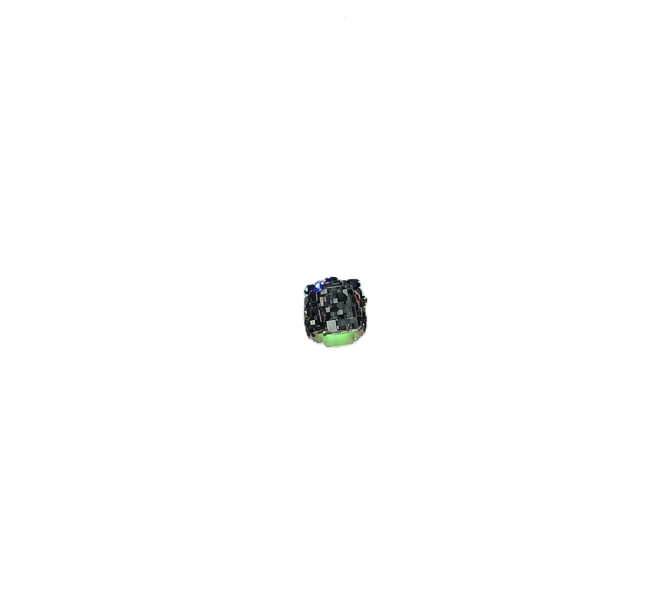
#> input picture robotarium_robot.png, 1320 x 1191 px (shown at 1/2 size)
$ python annotate_robotarium_robot.py
#> lines starting #> are read from the running program, lines starting #| are printed output that depends on the picture
from pathlib import Path

import matplotlib.pyplot as plt
from matplotlib.patches import Circle, FancyArrowPatch, Rectangle
from PIL import Image, ImageEnhance


def annotate_robotarium_robot(
    input_path="robotarium_robot.png",
    output_path="robotarium_robot_annotated.png",
):
#> called with input_path = 'robotarium_robot.png', output_path = 'robotarium_robot_annotated.png'
    image_path = Path(input_path)
    output_path = Path(output_path)

    image = Image.open(image_path).convert("RGB")
    image = ImageEnhance.Contrast(image).enhance(1.22)
    image = ImageEnhance.Brightness(image).enhance(1.04)

    width, height = image.size
#> width = 1320; height = 1191
    robot_center = (width * 0.499, height * 0.514)
#> robot_center = (658.7, 612.2)
    cell = width * 0.12
#> cell = 158.4
    robot_radius = cell * 0.44
#> robot_radius = 69.7
    collision_radius_cells = 1.5

    fig, ax = plt.subplots(figsize=(5.5, 5.5), dpi=300)
    ax.imshow(image)
    ax.set_xlim(0, width)
    ax.set_ylim(height, 0)
    ax.axis("off")

    grid_color = "#222222"
    x0 = robot_center[0] - 2.5 * cell
#> x0 = 262.7
    y0 = robot_center[1] - 2.5 * cell
#> y0 = 216.2
    for i in range(6):
        x = x0 + i * cell
        y = y0 + i * cell
        ax.plot([x, x], [y0, y0 + 5 * cell], color=grid_color, linewidth=1.25, alpha=0.78, zorder=2)
        ax.plot([x0, x0 + 5 * cell], [y, y], color=grid_color, linewidth=1.25, alpha=0.78, zorder=2)

    radius_cells = {
        "N": (robot_center[0] - cell / 2, robot_center[1] - 1.5 * cell),
        "W": (robot_center[0] - 1.5 * cell, robot_center[1] - cell / 2),
        "E": (robot_center[0] + cell / 2, robot_center[1] - cell / 2),
        "S": (robot_center[0] - cell / 2, robot_center[1] + cell / 2),
    }
    for x, y in radius_cells.values():
        ax.add_patch(
            Rectangle(
                (x, y),
                cell,
                cell,
                facecolor="#bfbfbf",
                edgecolor="black",
                linewidth=1.0,
                alpha=0.58,
                zorder=3,
            )
        )

    ax.add_patch(
        Circle(
            robot_center,
            collision_radius_cells * cell,
            facecolor="none",
            edgecolor="#cc0000",
            linewidth=2.2,
            alpha=0.9,
            zorder=5,
        )
    )

    action_style = dict(
        arrowstyle="-|>",
        color="black",
        linewidth=2.0,
        mutation_scale=14,
        zorder=6,
    )
    action_directions = {
        "N": (0, -1),
        "W": (-1, 0),
        "E": (1, 0),
        "S": (0, 1),
    }
    label_offsets = {
        "N": (0, -18, "center", "bottom"),
        "W": (-18, 0, "right", "center"),
        "E": (18, 0, "left", "center"),
        "S": (0, 18, "center", "top"),
    }
    for label, (dx, dy) in action_directions.items():
        start = (robot_center[0] + dx * robot_radius, robot_center[1] + dy * robot_radius)
        end = (robot_center[0] + dx * cell, robot_center[1] + dy * cell)
        ax.add_patch(
            FancyArrowPatch(
                start,
                end,
                **action_style,
            )
        )
        offset_x, offset_y, ha, va = label_offsets[label]
        ax.text(
            end[0] + offset_x,
            end[1] + offset_y,
            label,
            fontsize=11,
            fontweight="bold",
            color="black",
            ha=ha,
            va=va,
            zorder=6,
        )

    legend_x = x0 + 2.85 * cell
#> legend_x = 714.1
    legend_y = y0 + 0.18 * cell
#> legend_y = 244.7
    ax.add_patch(
        Rectangle(
            (legend_x - 10, legend_y - 10),
            228,
            116,
            facecolor="white",
            edgecolor="none",
            alpha=0.94,
            zorder=7,
        )
    )
    ax.add_patch(
        FancyArrowPatch(
            (legend_x, legend_y + 18),
            (legend_x + 48, legend_y + 18),
            arrowstyle="-|>",
            color="black",
            linewidth=1.3,
            mutation_scale=14,
            zorder=8,
        )
    )
    ax.text(legend_x + 62, legend_y + 18, "actions", fontsize=12, va="center", zorder=8)
    ax.add_patch(
        Rectangle(
            (legend_x, legend_y + 42),
            28,
            28,
            facecolor="#bfbfbf",
            edgecolor="black",
            linewidth=0.8,
            zorder=8,
        )
    )
    ax.text(legend_x + 62, legend_y + 56, "radius 1", fontsize=12, va="center", zorder=8)
    ax.add_patch(
        Circle(
            (legend_x + 14, legend_y + 92),
            14,
            facecolor="none",
            edgecolor="#cc0000",
            linewidth=1.6,
            zorder=8,
        )
    )
    ax.text(
        legend_x + 62,
        legend_y + 92,
        "collision r = 1",
        fontsize=12,
        va="center",
        zorder=8,
    )

    ax.text(
        x0 + 2.5 * cell,
        y0 + 5.14 * cell,
        "W",
        fontsize=16,
        ha="center",
        va="top",
        zorder=8,
    )
    ax.text(
        x0 - 0.28 * cell,
        y0 + 2.5 * cell,
        "H",
        fontsize=16,
        ha="center",
        va="center",
        rotation=90,
        zorder=8,
    )

    ax.set_xlim(x0 - 0.60 * cell, x0 + 5.40 * cell)
    ax.set_ylim(y0 + 5.42 * cell, y0 - 0.32 * cell)

    fig.savefig(output_path, bbox_inches="tight", pad_inches=0, facecolor="white")
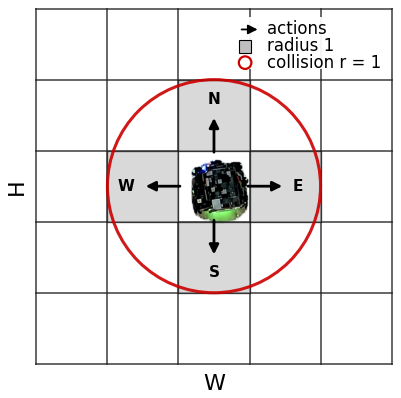
#> figure drawn by matplotlib, 1 panel
    plt.close(fig)
    return output_path


if __name__ == "__main__":
    annotate_robotarium_robot()

$ run again, with convergence_spiral_gradient.png copied over robotarium_robot.png
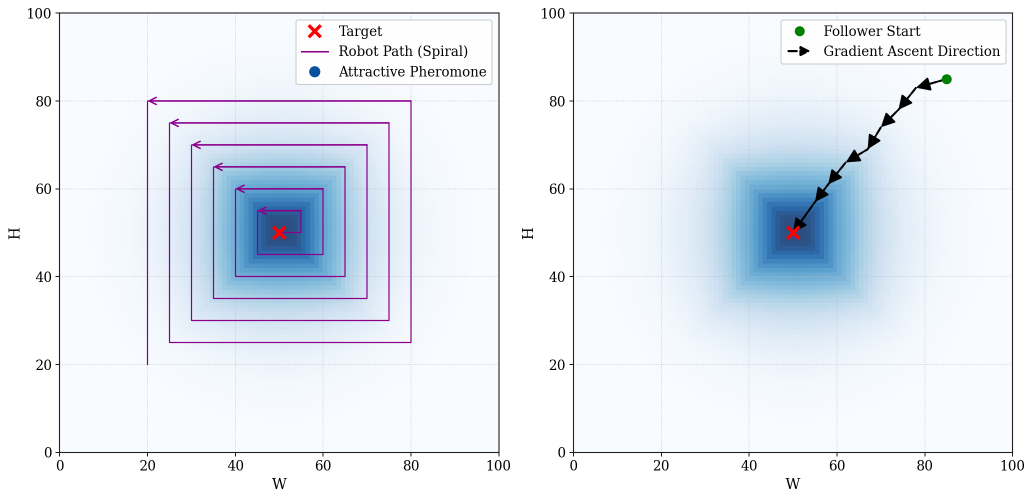
#> input picture convergence_spiral_gradient.png, 2066 x 1000 px (shown at 1/2 size)
#> in annotate_robotarium_robot, `image = ImageEnhance.Contrast(image).enhance(1.22)`:
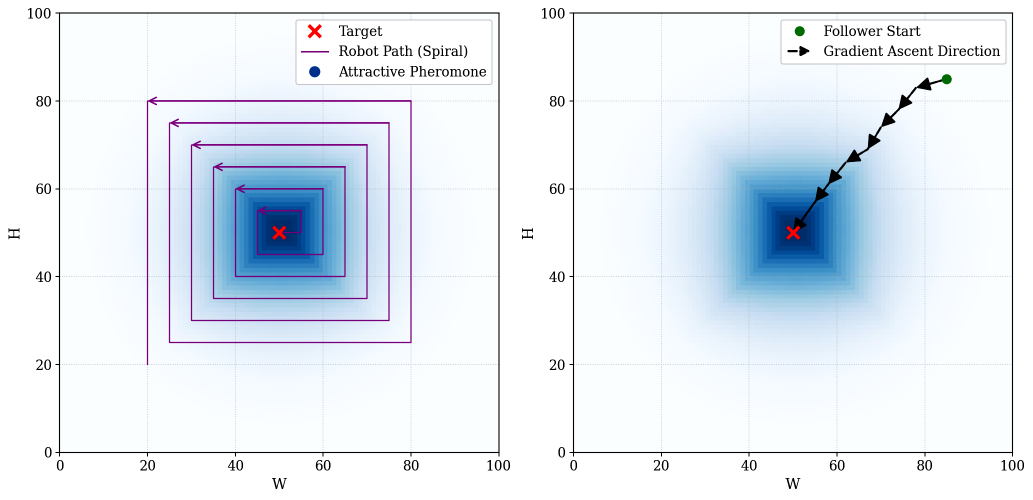
#> image: PIL image 2066x1000 RGB (shown at 1/2 size); mean R, G, B 228, 236, 243.9
#> in annotate_robotarium_robot, `fig.savefig(output_path, bbox_inches="tight", pad_inches=0, facecolor=..`:
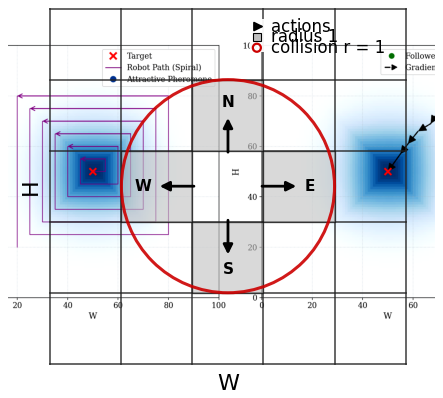
#> figure drawn by matplotlib, 1 panel

$ run again, with environments.png copied over robotarium_robot.png
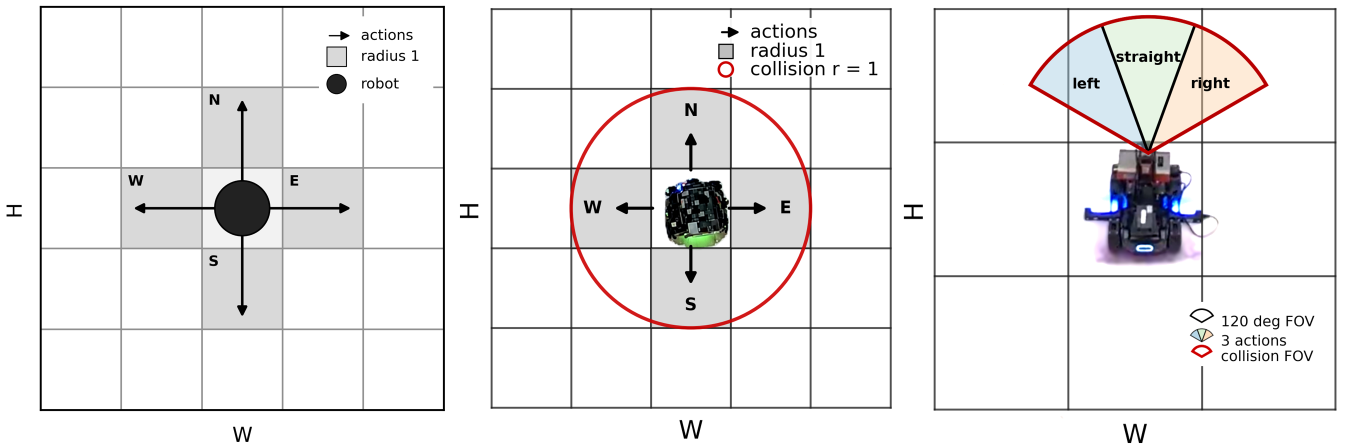
#> input picture environments.png, 2727 x 895 px (shown at 1/2 size)
#> in annotate_robotarium_robot, `image = ImageEnhance.Contrast(image).enhance(1.22)`:
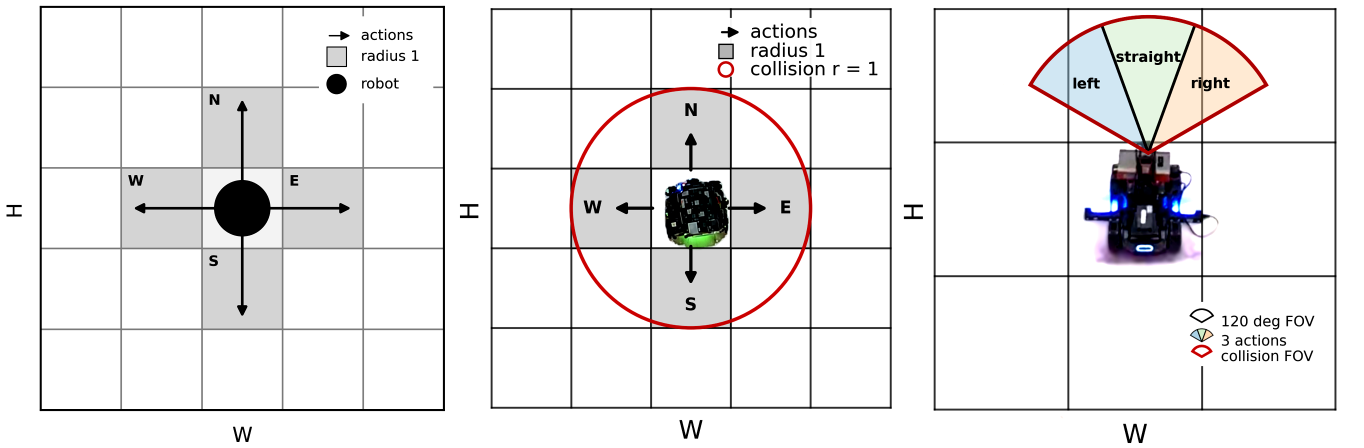
#> image: PIL image 2727x895 RGB (shown at 1/2 size); mean R, G, B 234.4, 233, 233.2
#> in annotate_robotarium_robot, `fig.savefig(output_path, bbox_inches="tight", pad_inches=0, facecolor=..`:
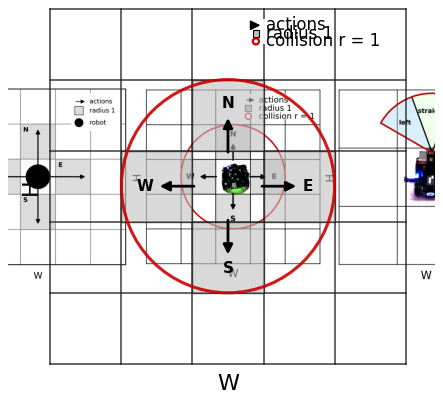
#> figure drawn by matplotlib, 1 panel
